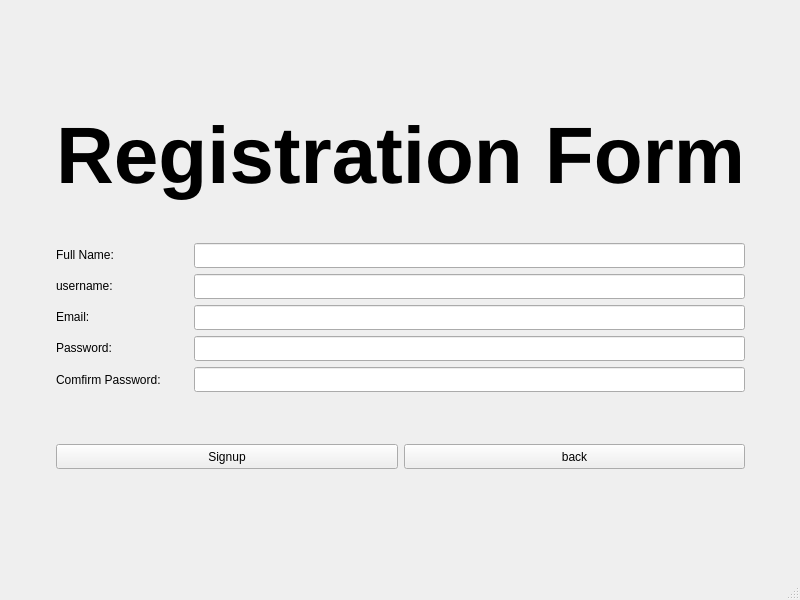
<?xml version="1.0" encoding="UTF-8"?>
<ui version="4.0">
 <class>signupPage</class>
 <widget class="QMainWindow" name="signupPage">
  <property name="geometry">
   <rect>
    <x>0</x>
    <y>0</y>
    <width>800</width>
    <height>600</height>
   </rect>
  </property>
  <property name="windowTitle">
   <string>Signup</string>
  </property>
  <widget class="QWidget" name="centralwidget">
   <layout class="QGridLayout" name="gridLayout">
    <item row="2" column="1">
     <spacer name="verticalSpacer_4">
      <property name="orientation">
       <enum>Qt::Vertical</enum>
      </property>
      <property name="sizeHint" stdset="0">
       <size>
        <width>20</width>
        <height>40</height>
       </size>
      </property>
     </spacer>
    </item>
    <item row="1" column="1">
     <layout class="QFormLayout" name="formLayout">
      <item row="0" column="0" colspan="2">
       <widget class="QLabel" name="registrationFormLabel">
        <property name="font">
         <font>
          <pointsize>60</pointsize>
          <weight>75</weight>
          <bold>true</bold>
         </font>
        </property>
        <property name="text">
         <string>Registration Form</string>
        </property>
        <property name="alignment">
         <set>Qt::AlignCenter</set>
        </property>
       </widget>
      </item>
      <item row="1" column="1">
       <spacer name="verticalSpacer_2">
        <property name="orientation">
         <enum>Qt::Vertical</enum>
        </property>
        <property name="sizeHint" stdset="0">
         <size>
          <width>17</width>
          <height>31</height>
         </size>
        </property>
       </spacer>
      </item>
      <item row="2" column="0">
       <widget class="QLabel" name="fullnameLabel">
        <property name="text">
         <string>Full Name:</string>
        </property>
       </widget>
      </item>
      <item row="2" column="1">
       <widget class="QLineEdit" name="fullnameLineEdit">
        <property name="minimumSize">
         <size>
          <width>341</width>
          <height>25</height>
         </size>
        </property>
       </widget>
      </item>
      <item row="3" column="0">
       <widget class="QLabel" name="usernameLabel">
        <property name="text">
         <string>username:</string>
        </property>
       </widget>
      </item>
      <item row="3" column="1">
       <widget class="QLineEdit" name="usernameLineEdit">
        <property name="minimumSize">
         <size>
          <width>341</width>
          <height>25</height>
         </size>
        </property>
       </widget>
      </item>
      <item row="4" column="0">
       <widget class="QLabel" name="emailLabel">
        <property name="text">
         <string>Email:</string>
        </property>
       </widget>
      </item>
      <item row="4" column="1">
       <widget class="QLineEdit" name="emailLineEdit">
        <property name="minimumSize">
         <size>
          <width>341</width>
          <height>25</height>
         </size>
        </property>
       </widget>
      </item>
      <item row="5" column="0">
       <widget class="QLabel" name="passwordLabel">
        <property name="text">
         <string>Password:</string>
        </property>
       </widget>
      </item>
      <item row="5" column="1">
       <widget class="QLineEdit" name="passwordLineEdit">
        <property name="minimumSize">
         <size>
          <width>341</width>
          <height>25</height>
         </size>
        </property>
       </widget>
      </item>
      <item row="6" column="0">
       <widget class="QLabel" name="confirmPasswordLabel">
        <property name="minimumSize">
         <size>
          <width>132</width>
          <height>25</height>
         </size>
        </property>
        <property name="text">
         <string>Comfirm Password:</string>
        </property>
       </widget>
      </item>
      <item row="6" column="1">
       <widget class="QLineEdit" name="confirmPasswordLineEdit">
        <property name="minimumSize">
         <size>
          <width>341</width>
          <height>25</height>
         </size>
        </property>
       </widget>
      </item>
      <item row="7" column="1">
       <spacer name="verticalSpacer">
        <property name="orientation">
         <enum>Qt::Vertical</enum>
        </property>
        <property name="sizeHint" stdset="0">
         <size>
          <width>20</width>
          <height>40</height>
         </size>
        </property>
       </spacer>
      </item>
      <item row="8" column="0" colspan="2">
       <layout class="QHBoxLayout" name="horizontalLayout">
        <item>
         <widget class="QPushButton" name="signupBtn">
          <property name="minimumSize">
           <size>
            <width>236</width>
            <height>25</height>
           </size>
          </property>
          <property name="text">
           <string>Signup</string>
          </property>
         </widget>
        </item>
        <item>
         <widget class="QPushButton" name="backBtn">
          <property name="minimumSize">
           <size>
            <width>235</width>
            <height>25</height>
           </size>
          </property>
          <property name="text">
           <string>back</string>
          </property>
          <property name="shortcut">
           <string>Ctrl+S</string>
          </property>
         </widget>
        </item>
       </layout>
      </item>
     </layout>
    </item>
    <item row="0" column="1">
     <spacer name="verticalSpacer_3">
      <property name="orientation">
       <enum>Qt::Vertical</enum>
      </property>
      <property name="sizeHint" stdset="0">
       <size>
        <width>20</width>
        <height>40</height>
       </size>
      </property>
     </spacer>
    </item>
    <item row="1" column="0">
     <spacer name="horizontalSpacer">
      <property name="orientation">
       <enum>Qt::Horizontal</enum>
      </property>
      <property name="sizeHint" stdset="0">
       <size>
        <width>40</width>
        <height>20</height>
       </size>
      </property>
     </spacer>
    </item>
    <item row="1" column="2">
     <spacer name="horizontalSpacer_2">
      <property name="orientation">
       <enum>Qt::Horizontal</enum>
      </property>
      <property name="sizeHint" stdset="0">
       <size>
        <width>40</width>
        <height>20</height>
       </size>
      </property>
     </spacer>
    </item>
   </layout>
  </widget>
  <widget class="QStatusBar" name="statusbar"/>
 </widget>
 <resources/>
 <connections/>
</ui>
